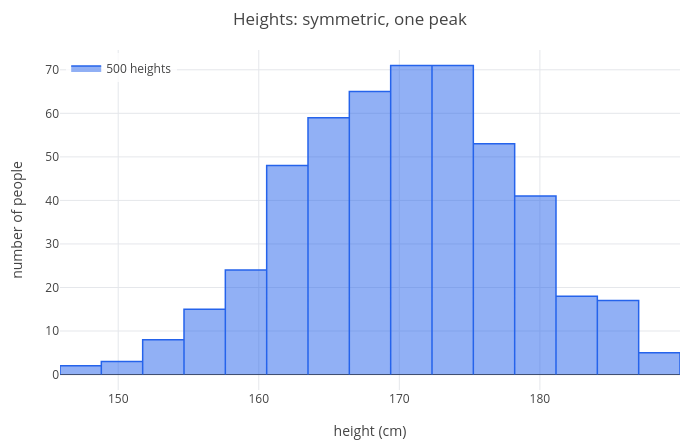

Notebook code for this chart:
### Markdown cell above
## 3. Histograms and shape

A short list can be read directly. For hundreds of values we need a picture. A **histogram** cuts the range into
equal bins and draws a bar for the number of values in each. Here are 500 simulated adult heights in centimetres
(`randn` gives random numbers from the bell curve of [lesson 4](04-continuous-distributions.ipynb); `seed` makes the
same numbers come out every time you run the notebook):

### Code cell
seed(2026);
h = 170 + 8*randn(1, 500);
round(summary(h), 1)
p = hist(h, 15);
labels(title(legend(p, "500 heights"), "Heights: symmetric, one peak"), "height (cm)", "number of people")

### Figure 1 — Plotly figure (JSON) as saved in the notebook; plotly's stock layout.template omitted (floating-point values rounded to 4 significant figures)
{"data": [{"fill": "toself", "line": {"color": "#2563eb", "width": 1.5}, "mode": "lines", "name": "500 heights", "type": "scatter", "x": [145.9, 145.9, 148.8, 148.8, 148.8, 151.7, 151.7, 151.7, 154.7, 154.7, 154.7, 157.6, 157.6, 157.6, 160.6, 160.6, 160.6, 163.5, 163.5, 163.5, 166.4, 166.4, 166.4, 169.4, 169.4, 169.4, 172.3, 172.3, 172.3, 175.3, 175.3, 175.3, 178.2, 178.2, 178.2, 181.1, 181.1, 181.1, 184.1, 184.1, 184.1, 187.0, 187.0, 187.0, 190.0, 190.0, null], "y": [0, 2, 2, 0, 3, 3, 0, 8, 8, 0, 15, 15, 0, 24, 24, 0, 48, 48, 0, 59, 59, 0, 65, 65, 0, 71, 71, 0, 71, 71, 0, 53, 53, 0, 41, 41, 0, 18, 18, 0, 17, 17, 0, 5, 5, 0, null]}], "layout": {"height": 440, "legend": {"bgcolor": "rgba(255,255,255,0.8)", "x": 0.01, "xanchor": "left", "y": 0.99, "yanchor": "top"}, "margin": {"b": 50, "l": 60, "r": 20, "t": 50}, "showlegend": true, "title": {"text": "Heights: symmetric, one peak"}, "width": 700, "xaxis": {"range": [145.9, 190.0], "title": {"text": "height (cm)"}, "zeroline": true}, "yaxis": {"range": [-3.55, 74.55], "title": {"text": "number of people"}, "zeroline": true}}}
